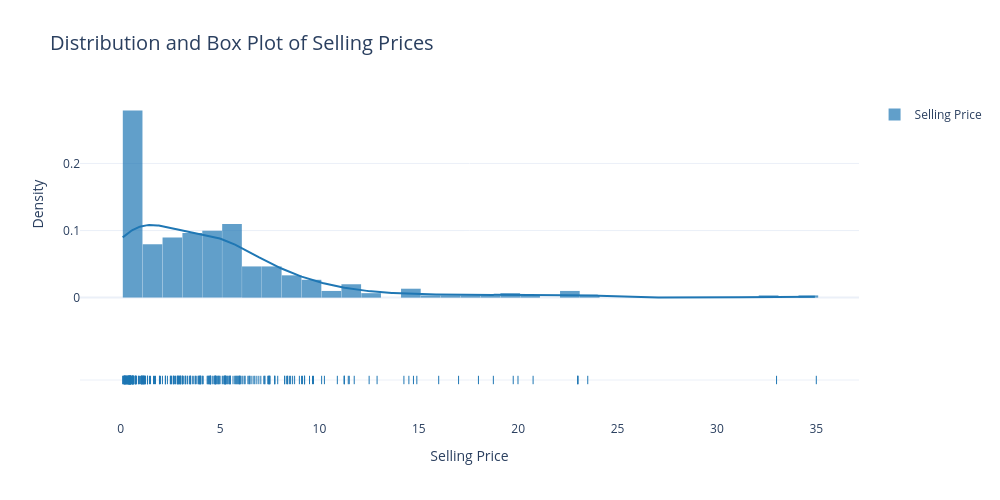

The cell this chart's notebook holds for it:
### Code cell
import plotly.figure_factory as ff

fig = ff.create_distplot([df['Selling_Price']], ['Selling Price'],
                         show_hist=True,
                         show_rug=True)

fig.update_layout(
    title_text='Distribution and Box Plot of Selling Prices',  # Title text
    title_font_size=20,  # Title font size
    xaxis_title_text='Selling Price',  # X-axis label
    yaxis_title_text='Density',  # Y-axis label
    template='plotly_white',  # Background color set to white
    width=1000,  # Plot width
    height=500,  # Plot height
    bargap=0.01,  # Space between bars
)

fig.show()

### Figure 1 — Plotly figure (JSON) as saved in the notebook; plotly's stock layout.template omitted (floating-point values rounded to 4 significant figures; data arrays with more than 128 entries replaced by an {"elided": "..."} marker saying what was removed)
{"data": [{"autobinx": false, "histnorm": "probability density", "legendgroup": "Selling Price", "marker": {"color": "rgb(31, 119, 180)"}, "name": "Selling Price", "opacity": 0.7, "type": "histogram", "x": {"elided": "301 float values"}, "xaxis": "x", "xbins": {"end": 35, "size": 1, "start": 0.1}, "yaxis": "y"}, {"legendgroup": "Selling Price", "marker": {"color": "rgb(31, 119, 180)"}, "mode": "lines", "name": "Selling Price", "showlegend": false, "type": "scatter", "x": {"elided": "500 float values"}, "xaxis": "x", "y": {"elided": "500 float values"}, "yaxis": "y"}, {"legendgroup": "Selling Price", "marker": {"color": "rgb(31, 119, 180)", "symbol": "line-ns-open"}, "mode": "markers", "name": "Selling Price", "showlegend": false, "type": "scatter", "x": {"elided": "301 float values"}, "xaxis": "x", "y": {"elided": "301 str values"}, "yaxis": "y2"}], "layout": {"bargap": 0.01, "barmode": "overlay", "height": 500, "hovermode": "closest", "legend": {"traceorder": "reversed"}, "title": {"font": {"size": 20}, "text": "Distribution and Box Plot of Selling Prices"}, "width": 1000, "xaxis": {"anchor": "y2", "domain": [0, 1], "title": {"text": "Selling Price"}, "zeroline": false}, "yaxis": {"anchor": "free", "domain": [0.35, 1], "position": 0, "title": {"text": "Density"}}, "yaxis2": {"anchor": "x", "domain": [0, 0.25], "dtick": 1, "showticklabels": false}}}
